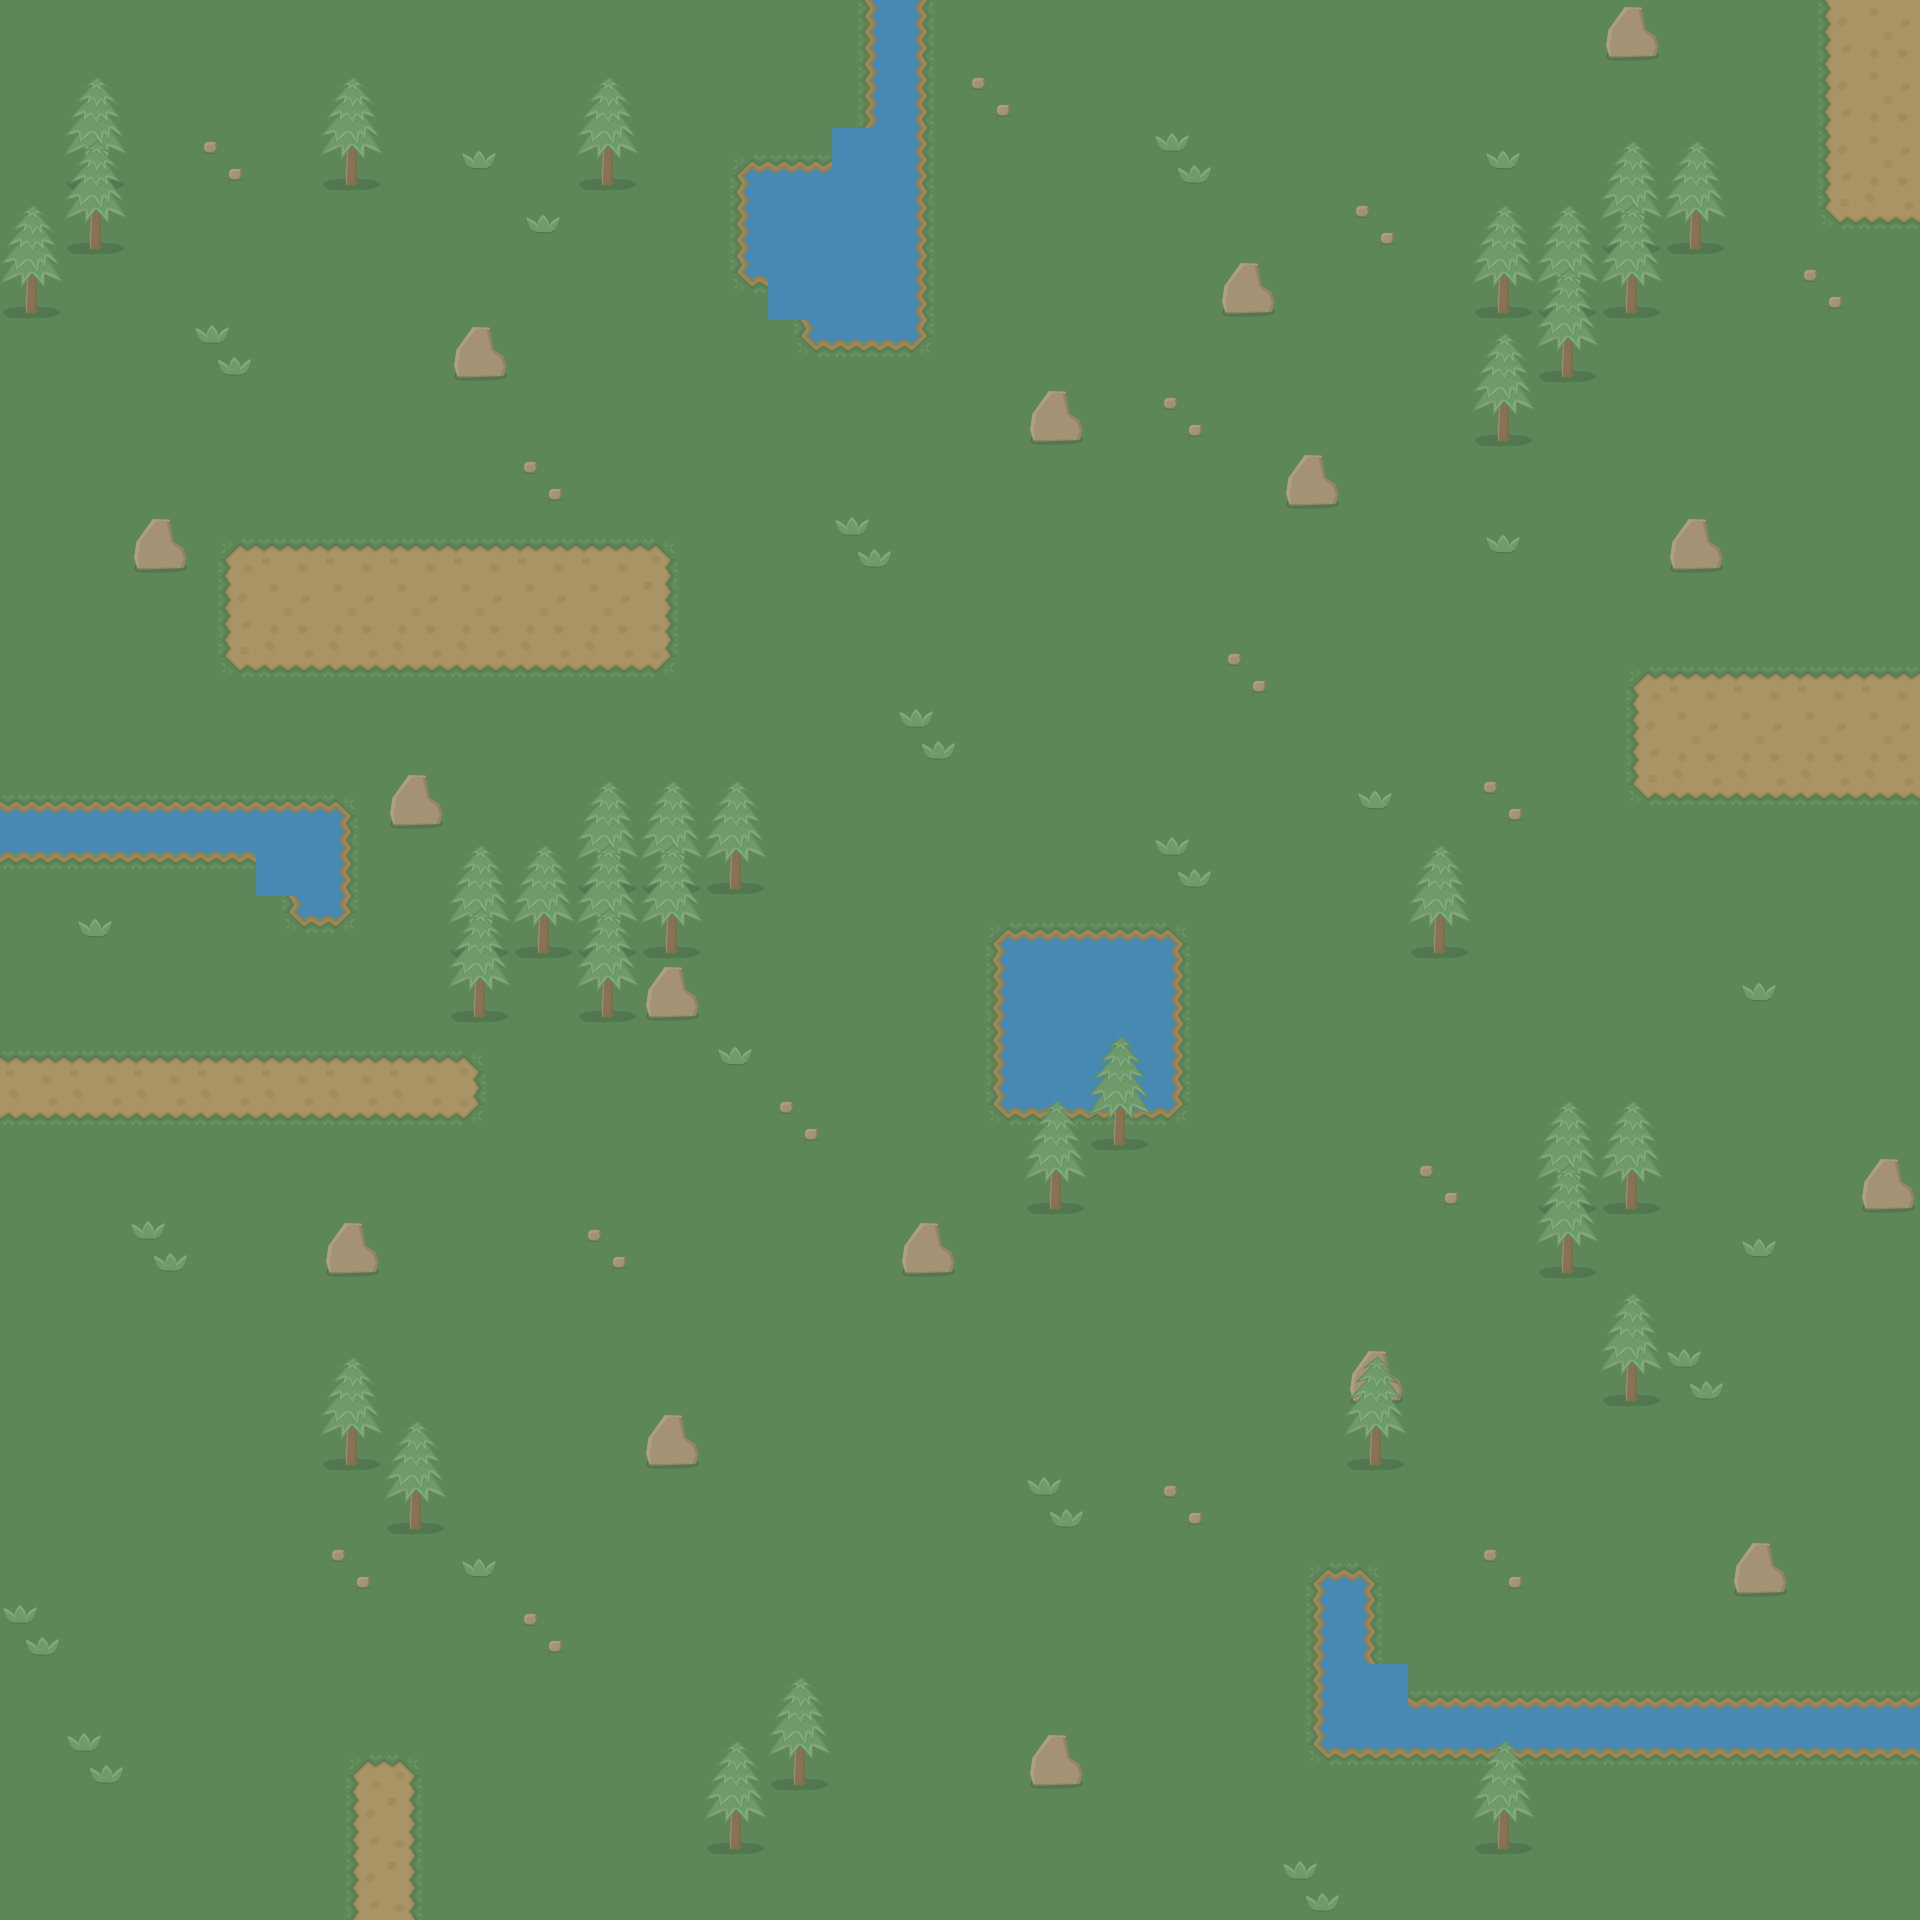

Below is a game level as drawn by its tile map, then a one-line description and the .tmx that defines it (tile-layer data replaced by summaries):
An orthogonal 30x30 tile map with 64x64 px tiles, 3 tile layers (Camada de Tiles 1, Camada de Tiles 2, Camada de Tiles 3).

<map version="1.0" orientation="orthogonal" renderorder="right-down" width="30" height="30" tilewidth="64" tileheight="64" nextobjectid="1">
 <tileset firstgid="1" name="tilemap" tilewidth="64" tileheight="64" tilecount="30">
  <image source="tilemap.png" width="384" height="320" />
 </tileset>
 <layer name="Camada de Tiles 1" width="30" height="30">
  <data>[900 cells, 900 non-empty, 5 distinct tile ids]</data>
 </layer>
 <layer name="Camada de Tiles 2" width="30" height="30">
  <data>[900 cells, 159 non-empty, 24 distinct tile ids]</data>
 </layer>
 <layer name="Camada de Tiles 3" width="30" height="30">
  <data>[900 cells, 91 non-empty, 18 distinct tile ids]</data>
 </layer>
</map>
